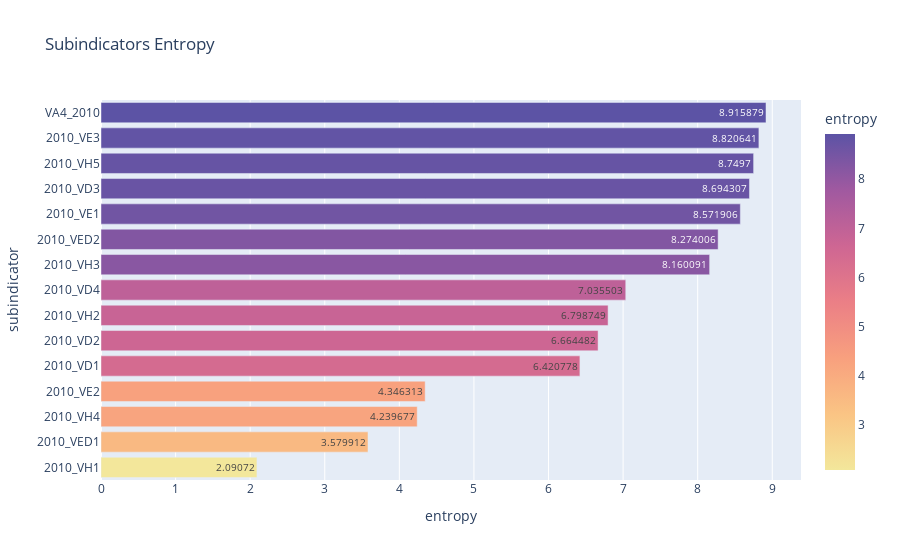

The notebook cell saved with this chart:
### Markdown cell above
### Entropy evaluation of dataset variables

### Code cell
entropies = []
columns_list = df_processed.columns.tolist()

for col in columns_list:
  entropies.append(
    {
      "subindicator": col,
      "entropy": calculate_shannon_entropy(df_processed[col].round(10)),
    }
  )

df_entropies = pd.DataFrame(entropies)
df_entropies.sort_values(by="entropy", ascending=True, inplace=True)

px.bar(
  df_entropies,
  x="entropy",
  y="subindicator",
  color="entropy",
  color_continuous_scale="sunset",
  text_auto=True,
  title="Subindicators Entropy"
)

### Figure 1 — Plotly figure (JSON) as saved in the notebook; plotly's stock layout.template omitted (floating-point values rounded to 4 significant figures)
{"data": [{"hovertemplate": "entropy=%{marker.color}<br>subindicator=%{y}<extra></extra>", "legendgroup": "", "marker": {"color": [2.091, 3.58, 4.24, 4.346, 6.421, 6.664, 6.799, 7.036, 8.16, 8.274, 8.572, 8.694, 8.75, 8.821, 8.916], "coloraxis": "coloraxis", "pattern": {"shape": ""}}, "name": "", "orientation": "h", "showlegend": false, "textposition": "auto", "texttemplate": "%{x}", "x": [2.091, 3.58, 4.24, 4.346, 6.421, 6.664, 6.799, 7.036, 8.16, 8.274, 8.572, 8.694, 8.75, 8.821, 8.916], "xaxis": "x", "y": ["2010_VH1", "2010_VED1", "2010_VH4", "2010_VE2", "2010_VD1", "2010_VD2", "2010_VH2", "2010_VD4", "2010_VH3", "2010_VED2", "2010_VE1", "2010_VD3", "2010_VH5", "2010_VE3", "VA4_2010"], "yaxis": "y", "type": "bar"}], "layout": {"xaxis": {"anchor": "y", "domain": [0.0, 1.0], "title": {"text": "entropy"}}, "yaxis": {"anchor": "x", "domain": [0.0, 1.0], "title": {"text": "subindicator"}}, "coloraxis": {"colorbar": {"title": {"text": "entropy"}}, "colorscale": [[0.0, "rgb(243, 231, 155)"], [0.1667, "rgb(250, 196, 132)"], [0.3333, "rgb(248, 160, 126)"], [0.5, "rgb(235, 127, 134)"], [0.6667, "rgb(206, 102, 147)"], [0.8333, "rgb(160, 89, 160)"], [1.0, "rgb(92, 83, 165)"]]}, "legend": {"tracegroupgap": 0}, "title": {"text": "Subindicators Entropy"}, "barmode": "relative"}}
